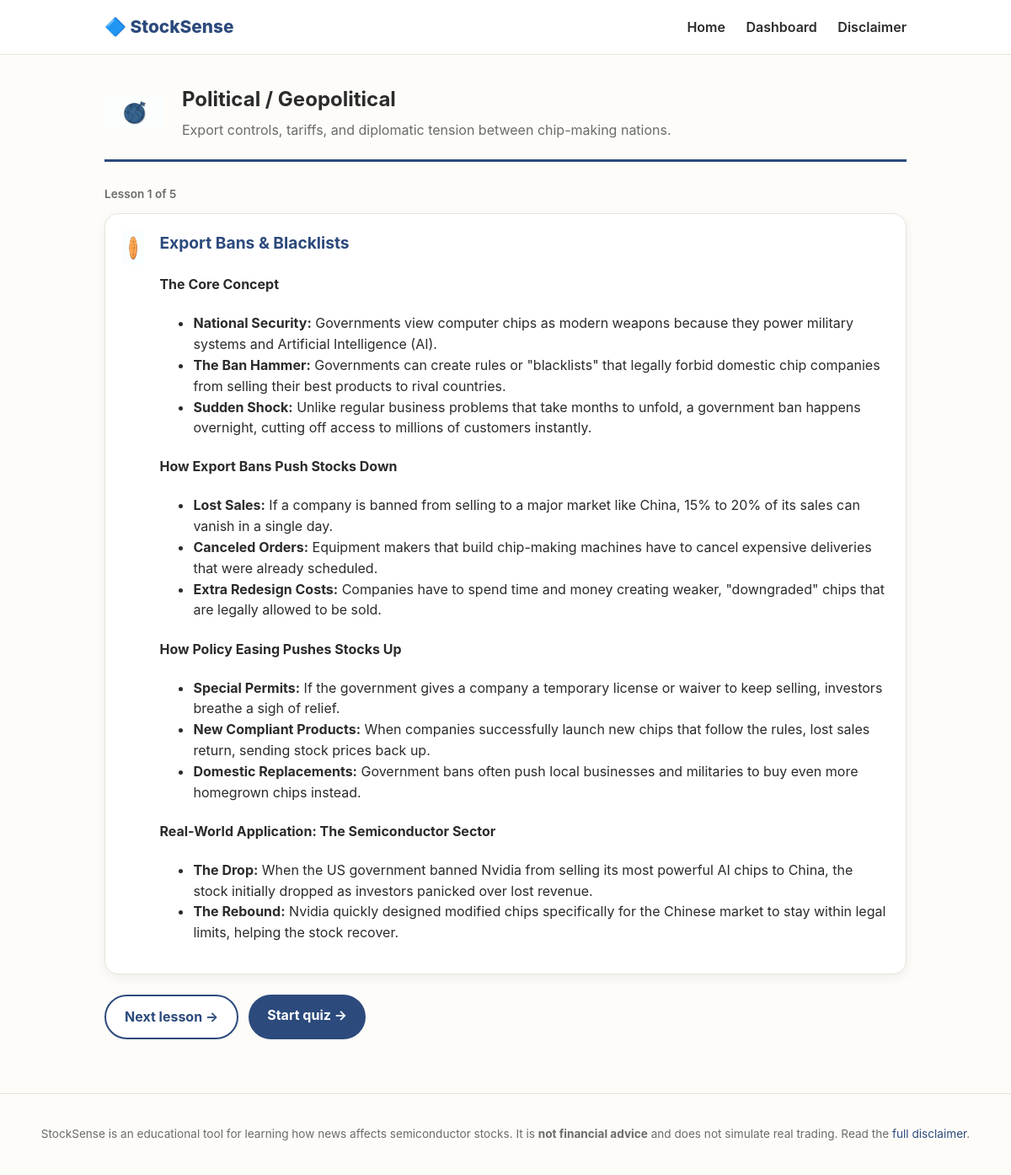
Screenshot of /pages/education.php?category=geopolitical with the database file from the repository.
### tables this page shows
CREATE TABLE IF NOT EXISTS lessons (
    id          INT AUTO_INCREMENT PRIMARY KEY,
    category    ENUM('geopolitical','earnings','macro','corporate','supply_chain') NOT NULL,
    title       VARCHAR(150) NOT NULL,
    body_html   TEXT NOT NULL,
    sort_order  INT NOT NULL DEFAULT 0
);

### pages/education.php (the view, shortened to what this page needs)
<?php
$category = $_GET['category'] ?? '';
$pdo = get_db();
$pdo->prepare('
    INSERT INTO user_category_prefs (user_id, category, preferred_flow)
    VALUES (:uid, :cat, "education_first")
    ON DUPLICATE KEY UPDATE user_id = user_id
')->execute(['uid' => CURRENT_USER_ID, 'cat' => $category]);
$stmt = $pdo->prepare('SELECT * FROM lessons WHERE category = :cat ORDER BY sort_order ASC, id ASC');
$stmt->execute(['cat' => $category]);
$lessons = $stmt->fetchAll();
$total = count($lessons);
$pos = (int)($_GET['lesson'] ?? 1);
$pos = max(1, min($pos, max($total, 1)));
$lesson = $total > 0 ? $lessons[$pos - 1] : null;
$isLast = $pos >= $total;
$cat = CATEGORIES[$category];
$base_url = '..';
require __DIR__ . '/../includes/header.php';
?>
<section class="lesson-trail" style="--cat-color: <?= htmlspecialchars($cat['color']) ?>">
    <div class="trail-heading">
        <img src="../assets/img/<?= htmlspecialchars($cat['icon']) ?>" alt="" class="trail-icon">
        <div>
            <h1><?= htmlspecialchars($cat['label']) ?></h1>
            <p><?= htmlspecialchars($cat['blurb']) ?></p>
        </div>
    </div>
    <?php if (empty($lessons)): ?>
        <p>No lessons have been added for this category yet.</p>
    <?php else: ?>
        <p class="lesson-progress">Lesson <?= $pos ?> of <?= $total ?></p>
        <article class="lesson-card">
            <div class="lesson-step">
                <img src="../assets/img/trail-node.png" alt="Lesson <?= $pos ?>">
            </div>
            <div class="lesson-body">
                <h2><?= htmlspecialchars($lesson['title']) ?></h2>
                <div class="lesson-text"><?= $lesson['body_html'] ?></div>
            </div>
        </article>
        <div class="lesson-cta">
            <?php if (!$isLast): ?>
            <a class="btn btn-secondary" href="education.php?category=<?= urlencode($category) ?>&lesson=<?= $pos + 1 ?>">
                Next lesson →
            </a>
            <?php endif; ?>
            <a class="btn btn-primary" href="quiz.php?category=<?= urlencode($category) ?>">
                Start quiz →
            </a>
        </div>
    <?php endif; ?>
</section>
<?php require __DIR__ . '/../includes/footer.php'; ?>

### includes/header.php (shortened to what this page needs)
<!DOCTYPE html>
<html lang="en">
<head>
<link rel="stylesheet" href="<?= $base_url ?>/assets/css/style.css">
</head>
<body>
<header class="site-header">
    <div class="site-header-inner">
        <a class="brand" href="<?= $base_url ?>/index.php">
            <span class="brand-mark">🔷</span> StockSense
        </a>
        <nav class="main-nav">
            <a href="<?= $base_url ?>/index.php">Home</a>
            <a href="<?= $base_url ?>/pages/dashboard.php">Dashboard</a>
            <a href="<?= $base_url ?>/pages/disclaimer.php">Disclaimer</a>
        </nav>
    </div>
</header>
<main class="site-main">

### includes/footer.php (shortened to what this page needs)
</main>
<footer class="site-footer">
    <p>StockSense is an educational tool for learning how news affects semiconductor stocks.
       It is <strong>not financial advice</strong> and does not simulate real trading.
       Read the <a href="<?= $base_url ?>/pages/disclaimer.php">full disclaimer</a>.</p>
</footer>
</body>
</html>

### assets/css/style.css (style rules this page uses)
:root { --brand-blue: #2c4a7c; --brand-orange: #e8963f; --bg: #fdfcf9; --text: #2b2b2b; --muted: #6b6b6b; --card-bg: #ffffff; --border: #e7e3da; --radius: 16px; --shadow: 0 4px 14px rgba(0, 0, 0, 0.06); }
* { box-sizing: border-box; }
body { margin: 0; font-family: -apple-system, "Segoe UI", Roboto, Helvetica, Arial, sans-serif; background: var(--bg); color: var(--text); line-height: 1.55; }
a { color: var(--brand-blue); text-decoration: none; }
img { max-width: 100%; display: block; }
.site-header { background: #fff; border-bottom: 1px solid var(--border); }
.site-header-inner { max-width: 1000px; margin: 0 auto; padding: 16px 24px; display: flex; align-items: center; justify-content: space-between; }
.brand { font-size: 1.3rem; font-weight: 800; color: var(--brand-blue); }
.main-nav a { margin-left: 20px; font-weight: 600; color: var(--text); }
.site-main { max-width: 1000px; margin: 0 auto; padding: 32px 24px 64px; }
.btn { display: inline-block; padding: 12px 22px; border-radius: 999px; font-weight: 700; cursor: pointer; border: none; font-size: 1rem; }
.btn-primary { background: var(--brand-blue); color: #fff; }
.btn-secondary { background: #fff; color: var(--brand-blue); border: 2px solid var(--brand-blue); }
.trail-heading { display: flex; align-items: center; gap: 20px; margin-bottom: 28px; padding-bottom: 20px; border-bottom: 3px solid var(--cat-color, var(--border)); }
.trail-icon { width: 72px; height: 72px; object-fit: contain; }
.trail-heading h1 { margin: 0 0 6px; }
.trail-heading p { margin: 0; color: var(--muted); }
.lesson-card { display: flex; gap: 18px; background: var(--card-bg); border: 1px solid var(--border); border-radius: var(--radius); padding: 20px; margin-bottom: 18px; box-shadow: var(--shadow); }
.lesson-step img { width: 40px; height: 40px; }
.lesson-body h2 { margin-top: 0; color: var(--cat-color, var(--brand-blue)); font-size: 1.2rem; }
.lesson-cta { margin-top: 24px; display: flex; gap: 12px; flex-wrap: wrap; }
.quiz-progress, .lesson-progress { font-size: 0.85rem; color: var(--muted); font-weight: 600; margin: 0 0 12px; }
.site-footer { border-top: 1px solid var(--border); padding: 24px; text-align: center; color: var(--muted); font-size: 0.85rem; }

### rows the page displays
lessons: title "Export Bans & Blacklists", body_html "The Core Concept National Security: Governments view computer chips as modern weapons because they power military systems and Artificial Intelligence (AI). The Ban Hammer: Governments can create rules or \"blacklists\" that legally forbid domestic chip companies from selling their best products to rival countries. Sudden Shock: Unlike regular business problems that take months to unfold, a government ban happens overnight, cutting off access to millions of customers instantly. How Export Bans Push Stocks Down Lost Sales: If a company is banned from selling to a major market like China, 15% to 20% of its sales can vanish in a single day. Canceled Orders: Equipment makers that build chip-making…"

### other values shown
$cat['label'] "Political / Geopolitical"
$cat['blurb'] "Export controls, tariffs, and diplomatic tension between chip-making nations."
$pos "1"
$total "5"
